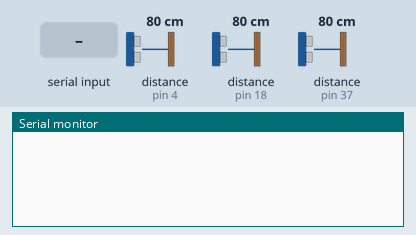
This sketch was run on a simulated Arduino Mega 2560, built for the host (arithmetic inside an expression is 32-bit, double 64-bit). Parts: the last lines printed to the serial monitor. The test bench sets the inputs (shaded band); at power-on: distance to the obstacle (sensors on pin 4, pin 18, pin 37) 80 cm. The echo pulse lasts 58.3 µs per cm.

Above: at 1.3 s.
1.4 s: "1" received over the second serial link
At 2.0 s:
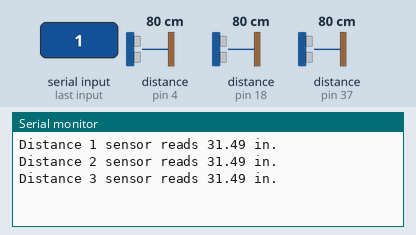
2.9 s: distance to the obstacle (sensor on pin 4) set to 2 cm
4.4 s: distance to the obstacle (sensor on pin 18) set to 2 cm
At 4.9 s:
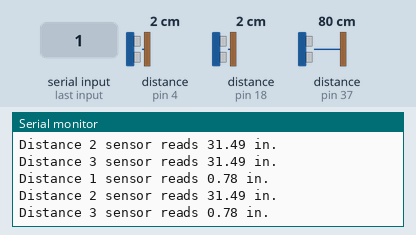
5.9 s: distance to the obstacle (sensor on pin 37) set to 2 cm
7.4 s: distance to the obstacle (sensor on pin 4) set to 4 cm
At 8.6 s:
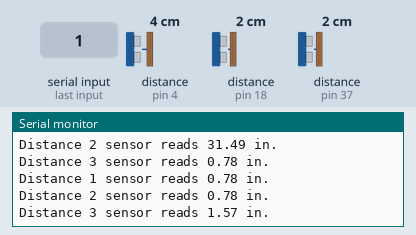
8.9 s: distance to the obstacle (sensor on pin 18) set to 4 cm
At 11.2 s:
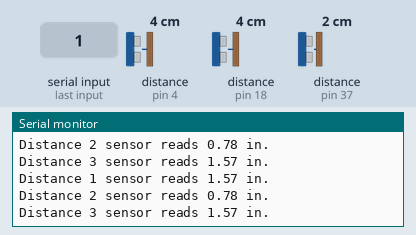
Timing chart, 0 to 11.4 s (numbered marks = the images above; inputs shaded):
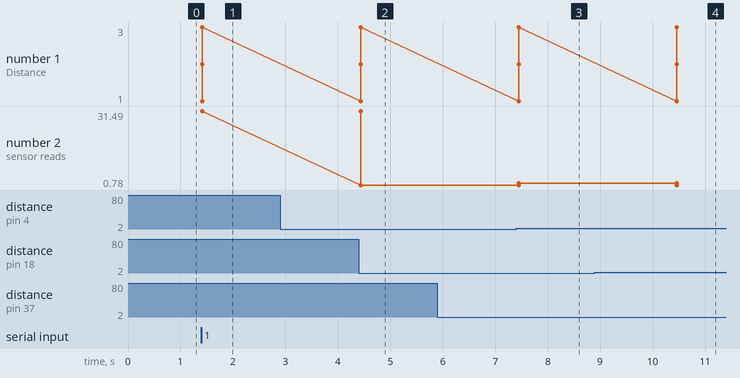

Measured:
- after the input at 1.4 s, the serial monitor: prints a new line at once (image 1)
- after the input at 4.4 s, the serial monitor: prints a new line at once (image 2)
- after the input at 7.4 s, the serial monitor: prints a new line after 0.05 s (image 3)
- after the input at 8.9 s, the serial monitor: prints a new line after 1.6 s (image 4)
- plotted number 2: 0.78 → 1.57 after the input at 7.4 s

The sketch:

SonarBtDriver.ino
```cpp
#include <SoftwareSerial.h>
SoftwareSerial Blue(0, 1); // 0 is RX pin & 1 is TX pin

//const for Sonar
const byte DistTrigger_1 = 19; //Pin # on our Teensy
const byte DistEcho_1 = 18;

const byte DistTrigger_2 = 38;
const byte DistEcho_2 = 37;

const byte DistTrigger_3 = 3;
const byte DistEcho_3 = 4;


void setup() {
  // put your setup code here, to run once:

   //** Serial1 is for Sonar devices **
   Serial1.begin(9600); // First Serial Port
   while (!Serial1);

   pinMode(DistTrigger_1, OUTPUT);
   pinMode(DistEcho_1, INPUT);

   pinMode(DistTrigger_2, OUTPUT);
   pinMode(DistEcho_2, INPUT);

   pinMode(DistTrigger_3, OUTPUT);
   pinMode(DistEcho_3, INPUT);

   // ** Serial2 is for Bluetooth device **
   //Serial2.begin(38400); // Default communication rate of the Bluetooth module 2nd Serial Port
   Blue.begin(9600);

   delay(100);
}

float readDistanceSensor(byte DistTrigger, byte DistEcho) {
   digitalWrite(DistTrigger, LOW);
   delayMicroseconds(2);
   digitalWrite(DistTrigger, HIGH);
   delayMicroseconds(10);
   digitalWrite(DistTrigger, LOW);
   float duration = pulseIn(DistEcho, HIGH);  // in microseconds
   float distance = duration * 0.0343 / 2.0;  // in centimeters
   return (distance * 0.3937); // cm to in
}

void loop() {
  // Whatever we need to do with bluetooth communication.....
  while(Blue.available() == 0);

  // put your main code here, to run repeatedly:
  float distance_1 = readDistanceSensor(DistTrigger_1, DistEcho_1);
  float distance_2 = readDistanceSensor(DistTrigger_2, DistEcho_2);
  float distance_3 = readDistanceSensor(DistTrigger_3, DistEcho_3);

  Serial.print("Distance 1 sensor reads "); Serial.print(distance_1); Serial.println(" in.");
  Blue.write("Distance 1 sensor reads "); Blue.write(distance_1);

  Serial.print("Distance 2 sensor reads "); Serial.print(distance_2); Serial.println(" in.");
  Blue.write("Distance 2 sensor reads "); Blue.write(distance_2);

  Serial.print("Distance 3 sensor reads "); Serial.print(distance_3); Serial.println(" in.");
  Blue.write("Distance 3 sensor reads "); Blue.write(distance_3);

  delay(3000);
  }
```
